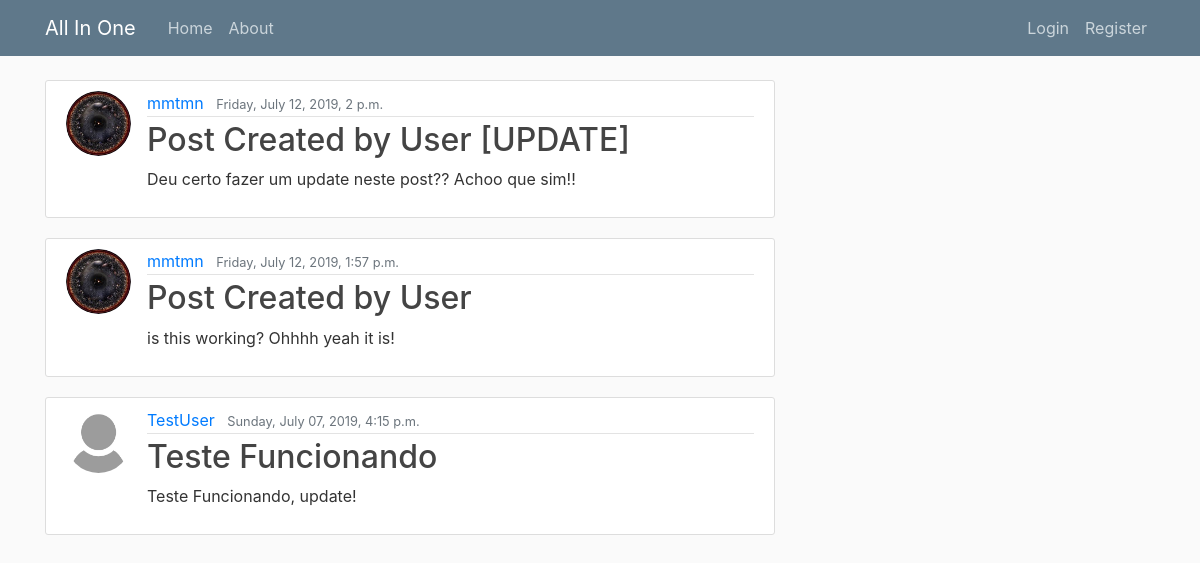
Before: / with the older database file.
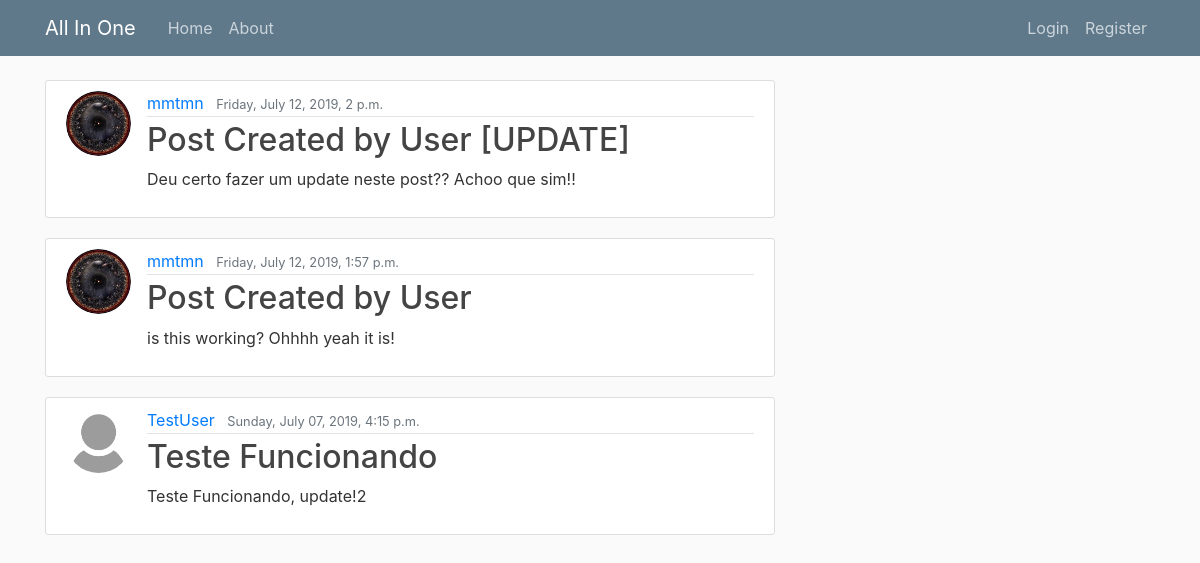
After: the same page with the newer database file.
### blog/models.py (models this page shows, shortened)
class Post(models.Model):
	title = models.CharField(max_length=100)
	content = models.TextField()
	date_posted = models.DateTimeField(default=timezone.now)
	author = models.ForeignKey(User, on_delete=models.CASCADE)

### users/models.py (models this page shows)
class Profile(models.Model):
	user = models.OneToOneField(User, on_delete=models.CASCADE)
	image = models.ImageField(default='default.jpg', upload_to='profile_pics')

### blog/views.py (the view)
# urls.py: path('', PostListView.as_view(), name='blog-home'),
class PostListView(ListView):
	model = Post
	template_name = 'blog/home.html' #<app>/<model>_<viewtype>.html
	context_object_name = 'posts'
	ordering = ['-date_posted']

### blog/templates/blog/home.html
{% extends 'blog/base.html' %}
{% block content %}
	{% for post in posts %}
		<article class="media content-section">
		  <img class="rounded-circle article-img" src="{{ post.author.profile.image.url }}">
		  <div class="media-body">
		    <div class="article-metadata">
		      <a class="mr-2" href="#">{{ post.author }}</a>
		      <small class="text-muted">{{ post.date_posted | date:"l, F d, Y, f a" }}</small>
		    </div>
		    <h2><a class="article-title" href="{% url 'post-detail' post.id %}">{{ post.title }}</a></h2>
		    <p class="article-content">{{ post.content }}</p>
		  </div>
		</article>
	{% endfor %}
{% endblock content %}

Changed rows visible on the page:
changed Post "Teste Funcionando": content "Teste Funcionando, update!" → "Teste Funcionando, update!2"
